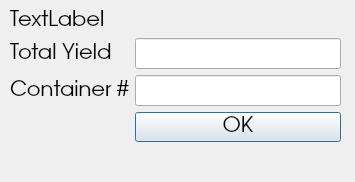
<?xml version="1.0" encoding="UTF-8"?>
<ui version="4.0">
 <class>Dialog</class>
 <widget class="QDialog" name="Dialog">
  <property name="geometry">
   <rect>
    <x>0</x>
    <y>0</y>
    <width>355</width>
    <height>182</height>
   </rect>
  </property>
  <property name="windowTitle">
   <string>Dialog</string>
  </property>
  <widget class="QWidget" name="formLayoutWidget">
   <property name="geometry">
    <rect>
     <x>10</x>
     <y>10</y>
     <width>331</width>
     <height>151</height>
    </rect>
   </property>
   <property name="font">
    <font>
     <family>URW Gothic L</family>
     <pointsize>16</pointsize>
    </font>
   </property>
   <layout class="QFormLayout" name="formLayout_2">
    <item row="0" column="0">
     <widget class="QLabel" name="label">
      <property name="font">
       <font>
        <family>URW Gothic L</family>
        <pointsize>16</pointsize>
       </font>
      </property>
      <property name="text">
       <string>TextLabel</string>
      </property>
     </widget>
    </item>
    <item row="1" column="0">
     <widget class="QLabel" name="label_2">
      <property name="font">
       <font>
        <family>URW Gothic L</family>
        <pointsize>16</pointsize>
       </font>
      </property>
      <property name="text">
       <string>Total Yield</string>
      </property>
     </widget>
    </item>
    <item row="1" column="1">
     <widget class="QLineEdit" name="totalYield">
      <property name="font">
       <font>
        <family>URW Gothic L</family>
        <pointsize>16</pointsize>
       </font>
      </property>
     </widget>
    </item>
    <item row="2" column="0">
     <widget class="QLabel" name="label_3">
      <property name="font">
       <font>
        <family>URW Gothic L</family>
        <pointsize>16</pointsize>
       </font>
      </property>
      <property name="text">
       <string>Container #</string>
      </property>
     </widget>
    </item>
    <item row="2" column="1">
     <widget class="QLineEdit" name="container">
      <property name="font">
       <font>
        <family>URW Gothic L</family>
        <pointsize>16</pointsize>
       </font>
      </property>
     </widget>
    </item>
    <item row="3" column="1">
     <widget class="QPushButton" name="ok">
      <property name="font">
       <font>
        <family>URW Gothic L</family>
        <pointsize>16</pointsize>
       </font>
      </property>
      <property name="text">
       <string>OK</string>
      </property>
     </widget>
    </item>
   </layout>
  </widget>
 </widget>
 <resources/>
 <connections/>
</ui>
